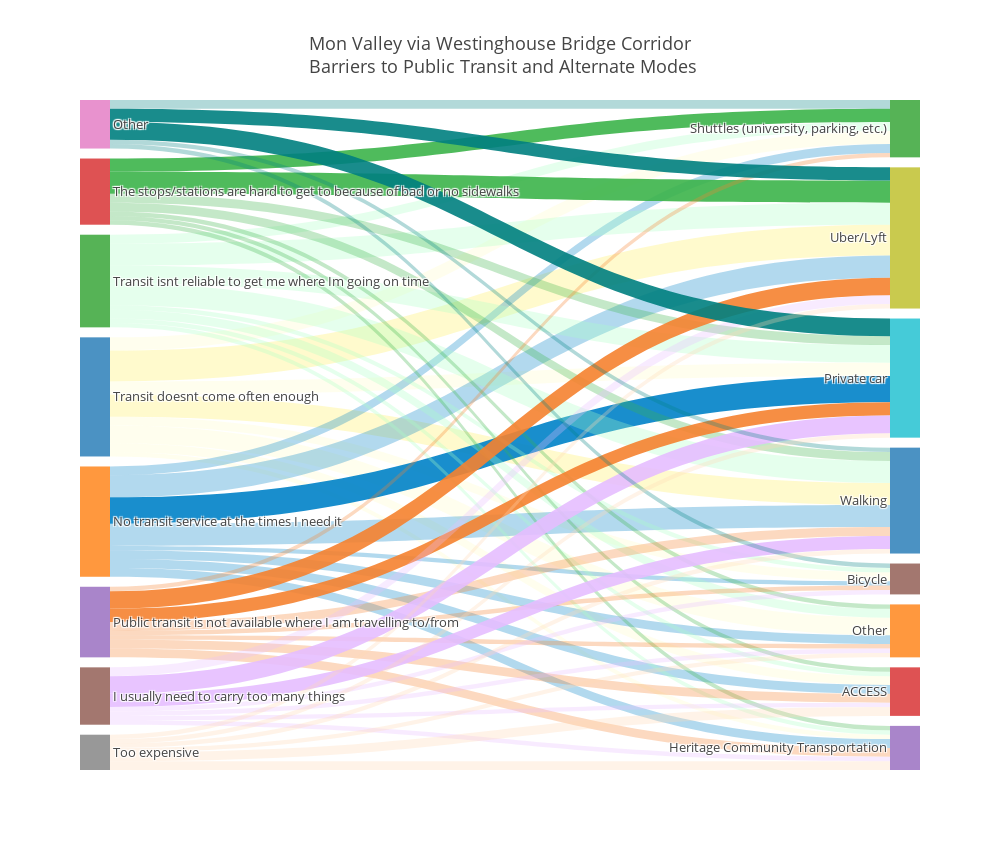

The cell this chart's notebook holds for it:
### Markdown cell above
### the Mon Valley via Westinghouse Bridge corridor

### Code cell
westinghouse = data[data['6 - Corridor preference'] == "['Mon Valley via Westinghouse Bridge']"]
wh_sankey_format = hp.sankeyFormat(westinghouse, col_indeces = [13,12])
wh_sankey = hp.drawSankey(wh_sankey_format, 
                          title= "Mon Valley via Westinghouse Bridge Corridor\
<br> Barriers to Public Transit and Alternate Modes")

iplot(wh_sankey, validate = False)

### Figure 1 — Plotly figure (JSON) as saved in the notebook; plotly's stock layout.template omitted (floating-point values rounded to 4 significant figures)
{"data": [{"link": {"color": ["rgba(255, 250, 200,0.9)", "rgba(255, 250, 200,0.3)", "rgba(255, 250, 200,0.9)", "rgba(255, 250, 200,0.3)", "rgba(255, 250, 200,0.3)", "rgba(255, 250, 200,0.3)", "rgba(255, 250, 200,0.3)", "rgba(255, 250, 200,0.3)", "rgba(0, 130, 200,0.3)", "rgba(0, 130, 200,0.9)", "rgba(0, 130, 200,0.3)", "rgba(0, 130, 200,0.3)", "rgba(0, 130, 200,0.3)", "rgba(0, 130, 200,0.3)", "rgba(0, 130, 200,0.3)", "rgba(0, 130, 200,0.3)", "rgba(170, 255, 195,0.3)", "rgba(170, 255, 195,0.3)", "rgba(170, 255, 195,0.3)", "rgba(170, 255, 195,0.3)", "rgba(170, 255, 195,0.3)", "rgba(170, 255, 195,0.3)", "rgba(170, 255, 195,0.3)", "rgba(170, 255, 195,0.3)", "rgba(60, 180, 75,0.9)", "rgba(60, 180, 75,0.3)", "rgba(60, 180, 75,0.3)", "rgba(60, 180, 75,0.3)", "rgba(60, 180, 75,0.9)", "rgba(60, 180, 75,0.3)", "rgba(60, 180, 75,0.3)", "rgba(245, 130, 48,0.9)", "rgba(245, 130, 48,0.9)", "rgba(245, 130, 48,0.3)", "rgba(245, 130, 48,0.3)", "rgba(245, 130, 48,0.3)", "rgba(245, 130, 48,0.3)", "rgba(245, 130, 48,0.3)", "rgba(245, 130, 48,0.3)", "rgba(230, 190, 255,0.3)", "rgba(230, 190, 255,0.9)", "rgba(230, 190, 255,0.9)", "rgba(230, 190, 255,0.3)", "rgba(230, 190, 255,0.3)", "rgba(230, 190, 255,0.3)", "rgba(230, 190, 255,0.3)", "rgba(0, 128, 128,0.9)", "rgba(0, 128, 128,0.9)", "rgba(0, 128, 128,0.3)", "rgba(0, 128, 128,0.3)", "rgba(0, 128, 128,0.3)", "rgba(255, 215, 180,0.3)", "rgba(255, 215, 180,0.3)", "rgba(255, 215, 180,0.3)", "rgba(255, 215, 180,0.3)", "rgba(255, 215, 180,0.3)", "rgba(255, 215, 180,0.3)"], "source": [0, 0, 0, 0, 0, 0, 0, 0, 1, 1, 1, 1, 1, 1, 1, 1, 2, 2, 2, 2, 2, 2, 2, 2, 3, 3, 3, 3, 3, 3, 3, 4, 4, 4, 4, 4, 4, 4, 4, 5, 5, 5, 5, 5, 5, 5, 6, 6, 6, 6, 6, 7, 7, 7, 7, 7, 7], "target": [8, 9, 10, 11, 12, 13, 14, 15, 8, 9, 10, 11, 12, 13, 14, 15, 8, 9, 10, 11, 12, 13, 14, 15, 8, 9, 10, 11, 12, 13, 14, 8, 9, 10, 11, 12, 13, 14, 15, 8, 9, 10, 11, 13, 14, 15, 8, 9, 10, 12, 15, 8, 9, 10, 11, 13, 14], "value": [7, 3, 5, 4, 3, 2, 1, 2, 5, 6, 5, 2, 2, 2, 2, 1, 5, 4, 5, 2, 2, 1, 1, 1, 5, 2, 2, 1, 3, 1, 1, 4, 3, 2, 1, 1, 2, 2, 1, 2, 4, 3, 1, 1, 1, 1, 3, 4, 1, 2, 1, 1, 1, 1, 1, 2, 2]}, "node": {"label": ["Transit doesnt come often enough", "No transit service at the times I need it", "Transit isnt reliable to get me where Im going on time", "The stops/stations are hard to get to because of bad or no sidewalks", "Public transit is not available where I am travelling to/from", "I usually need to carry too many things", "Other", "Too expensive", "Uber/Lyft", "Private car", "Walking", "Other", "Shuttles (university, parking, etc.)", "ACCESS", "Heritage Community Transportation", "Bicycle"], "line": {"color": "black", "width": 0}, "pad": 10, "thickness": 30}, "orientation": "h", "type": "sankey", "valueformat": ".0f"}], "layout": {"font": {"size": 13}, "height": 850, "title": "Mon Valley via Westinghouse Bridge Corridor<br> Barriers to Public Transit and Alternate Modes", "width": 1000}}
